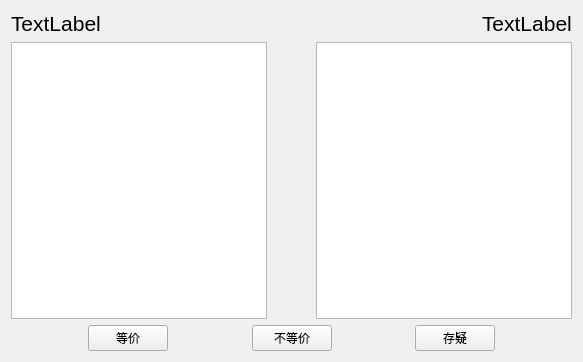
<?xml version="1.0" encoding="UTF-8"?>
<ui version="4.0">
 <class>Interface</class>
 <widget class="QWidget" name="Interface">
  <property name="geometry">
   <rect>
    <x>0</x>
    <y>0</y>
    <width>583</width>
    <height>362</height>
   </rect>
  </property>
  <property name="windowTitle">
   <string>人工确认界面</string>
  </property>
  <layout class="QVBoxLayout" name="verticalLayout">
   <item>
    <layout class="QHBoxLayout" name="horizontalLayout_2">
     <item>
      <widget class="QLabel" name="label_1">
       <property name="font">
        <font>
         <pointsize>16</pointsize>
        </font>
       </property>
       <property name="text">
        <string>TextLabel</string>
       </property>
      </widget>
     </item>
     <item>
      <spacer name="horizontalSpacer_2">
       <property name="orientation">
        <enum>Qt::Horizontal</enum>
       </property>
       <property name="sizeHint" stdset="0">
        <size>
         <width>40</width>
         <height>20</height>
        </size>
       </property>
      </spacer>
     </item>
     <item>
      <widget class="QLabel" name="label_2">
       <property name="font">
        <font>
         <pointsize>16</pointsize>
        </font>
       </property>
       <property name="text">
        <string>TextLabel</string>
       </property>
      </widget>
     </item>
    </layout>
   </item>
   <item>
    <layout class="QHBoxLayout" name="horizontalLayout">
     <item>
      <widget class="QTextBrowser" name="textBrowser_1"/>
     </item>
     <item>
      <spacer name="horizontalSpacer">
       <property name="orientation">
        <enum>Qt::Horizontal</enum>
       </property>
       <property name="sizeHint" stdset="0">
        <size>
         <width>40</width>
         <height>20</height>
        </size>
       </property>
      </spacer>
     </item>
     <item>
      <widget class="QTextBrowser" name="textBrowser_2"/>
     </item>
    </layout>
   </item>
   <item>
    <layout class="QHBoxLayout" name="horizontalLayout_3">
     <item>
      <spacer name="horizontalSpacer_5">
       <property name="orientation">
        <enum>Qt::Horizontal</enum>
       </property>
       <property name="sizeHint" stdset="0">
        <size>
         <width>40</width>
         <height>20</height>
        </size>
       </property>
      </spacer>
     </item>
     <item>
      <widget class="QPushButton" name="pushButton_equal">
       <property name="text">
        <string>等价</string>
       </property>
       <property name="iconSize">
        <size>
         <width>15</width>
         <height>15</height>
        </size>
       </property>
      </widget>
     </item>
     <item>
      <spacer name="horizontalSpacer_3">
       <property name="orientation">
        <enum>Qt::Horizontal</enum>
       </property>
       <property name="sizeHint" stdset="0">
        <size>
         <width>40</width>
         <height>20</height>
        </size>
       </property>
      </spacer>
     </item>
     <item>
      <widget class="QPushButton" name="pushButton_inequal">
       <property name="text">
        <string>不等价</string>
       </property>
       <property name="iconSize">
        <size>
         <width>15</width>
         <height>15</height>
        </size>
       </property>
      </widget>
     </item>
     <item>
      <spacer name="horizontalSpacer_4">
       <property name="orientation">
        <enum>Qt::Horizontal</enum>
       </property>
       <property name="sizeHint" stdset="0">
        <size>
         <width>40</width>
         <height>20</height>
        </size>
       </property>
      </spacer>
     </item>
     <item>
      <widget class="QPushButton" name="pushButton_uncertain">
       <property name="text">
        <string>存疑</string>
       </property>
       <property name="iconSize">
        <size>
         <width>15</width>
         <height>15</height>
        </size>
       </property>
      </widget>
     </item>
     <item>
      <spacer name="horizontalSpacer_6">
       <property name="orientation">
        <enum>Qt::Horizontal</enum>
       </property>
       <property name="sizeHint" stdset="0">
        <size>
         <width>40</width>
         <height>20</height>
        </size>
       </property>
      </spacer>
     </item>
    </layout>
   </item>
  </layout>
 </widget>
 <resources/>
 <connections/>
</ui>
